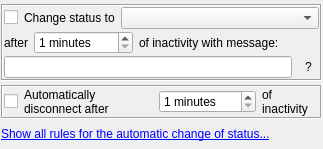
<?xml version="1.0" encoding="UTF-8"?>
<ui version="4.0">
 <class>AutoStatusOptionsWidgetClass</class>
 <widget class="QWidget" name="AutoStatusOptionsWidgetClass">
  <property name="geometry">
   <rect>
    <x>0</x>
    <y>0</y>
    <width>323</width>
    <height>149</height>
   </rect>
  </property>
  <property name="sizePolicy">
   <sizepolicy hsizetype="Expanding" vsizetype="Maximum">
    <horstretch>0</horstretch>
    <verstretch>0</verstretch>
   </sizepolicy>
  </property>
  <layout class="QVBoxLayout" name="verticalLayout_3">
   <property name="spacing">
    <number>4</number>
   </property>
   <property name="leftMargin">
    <number>1</number>
   </property>
   <property name="topMargin">
    <number>4</number>
   </property>
   <property name="rightMargin">
    <number>1</number>
   </property>
   <property name="bottomMargin">
    <number>4</number>
   </property>
   <item>
    <widget class="QFrame" name="frame">
     <property name="sizePolicy">
      <sizepolicy hsizetype="Expanding" vsizetype="Preferred">
       <horstretch>0</horstretch>
       <verstretch>0</verstretch>
      </sizepolicy>
     </property>
     <property name="frameShape">
      <enum>QFrame::Box</enum>
     </property>
     <property name="frameShadow">
      <enum>QFrame::Sunken</enum>
     </property>
     <layout class="QVBoxLayout" name="verticalLayout">
      <property name="spacing">
       <number>2</number>
      </property>
      <property name="leftMargin">
       <number>1</number>
      </property>
      <property name="topMargin">
       <number>1</number>
      </property>
      <property name="rightMargin">
       <number>1</number>
      </property>
      <property name="bottomMargin">
       <number>1</number>
      </property>
      <item>
       <layout class="QHBoxLayout" name="horizontalLayout_2">
        <item>
         <widget class="QCheckBox" name="chbAwayEnable">
          <property name="sizePolicy">
           <sizepolicy hsizetype="Maximum" vsizetype="Maximum">
            <horstretch>0</horstretch>
            <verstretch>0</verstretch>
           </sizepolicy>
          </property>
          <property name="text">
           <string/>
          </property>
         </widget>
        </item>
        <item>
         <widget class="QLabel" name="label">
          <property name="text">
           <string>Change status to</string>
          </property>
          <property name="wordWrap">
           <bool>true</bool>
          </property>
         </widget>
        </item>
        <item>
         <widget class="QComboBox" name="cmbAwayStatus">
          <property name="sizePolicy">
           <sizepolicy hsizetype="Expanding" vsizetype="Fixed">
            <horstretch>0</horstretch>
            <verstretch>0</verstretch>
           </sizepolicy>
          </property>
         </widget>
        </item>
       </layout>
      </item>
      <item>
       <layout class="QHBoxLayout" name="horizontalLayout_3">
        <item>
         <widget class="QLabel" name="lblAwayAfter">
          <property name="text">
           <string>after</string>
          </property>
         </widget>
        </item>
        <item>
         <widget class="QSpinBox" name="spbAwayTime">
          <property name="sizePolicy">
           <sizepolicy hsizetype="Maximum" vsizetype="Fixed">
            <horstretch>0</horstretch>
            <verstretch>0</verstretch>
           </sizepolicy>
          </property>
          <property name="suffix">
           <string> minutes</string>
          </property>
          <property name="minimum">
           <number>1</number>
          </property>
          <property name="maximum">
           <number>1440</number>
          </property>
         </widget>
        </item>
        <item>
         <widget class="QLabel" name="lblAwayInactive">
          <property name="sizePolicy">
           <sizepolicy hsizetype="Expanding" vsizetype="Preferred">
            <horstretch>0</horstretch>
            <verstretch>0</verstretch>
           </sizepolicy>
          </property>
          <property name="text">
           <string>of inactivity with message:</string>
          </property>
          <property name="wordWrap">
           <bool>true</bool>
          </property>
         </widget>
        </item>
       </layout>
      </item>
      <item>
       <layout class="QHBoxLayout" name="hltAwayMessage">
        <item>
         <widget class="QLineEdit" name="lneAwayText"/>
        </item>
        <item>
         <widget class="QToolButton" name="tlbAwayHelp">
          <property name="text">
           <string notr="true">?</string>
          </property>
          <property name="autoRaise">
           <bool>true</bool>
          </property>
         </widget>
        </item>
       </layout>
      </item>
     </layout>
    </widget>
   </item>
   <item>
    <widget class="QFrame" name="frame_2">
     <property name="sizePolicy">
      <sizepolicy hsizetype="Expanding" vsizetype="Preferred">
       <horstretch>0</horstretch>
       <verstretch>0</verstretch>
      </sizepolicy>
     </property>
     <property name="frameShape">
      <enum>QFrame::Box</enum>
     </property>
     <property name="frameShadow">
      <enum>QFrame::Sunken</enum>
     </property>
     <layout class="QVBoxLayout" name="verticalLayout_2">
      <property name="spacing">
       <number>4</number>
      </property>
      <property name="leftMargin">
       <number>1</number>
      </property>
      <property name="topMargin">
       <number>1</number>
      </property>
      <property name="rightMargin">
       <number>1</number>
      </property>
      <property name="bottomMargin">
       <number>1</number>
      </property>
      <item>
       <layout class="QHBoxLayout" name="hltOfflineEnable">
        <item>
         <widget class="QCheckBox" name="chbOfflineEnable">
          <property name="sizePolicy">
           <sizepolicy hsizetype="Maximum" vsizetype="Maximum">
            <horstretch>0</horstretch>
            <verstretch>0</verstretch>
           </sizepolicy>
          </property>
          <property name="text">
           <string/>
          </property>
         </widget>
        </item>
        <item>
         <widget class="QLabel" name="label_3">
          <property name="sizePolicy">
           <sizepolicy hsizetype="Expanding" vsizetype="Preferred">
            <horstretch>0</horstretch>
            <verstretch>0</verstretch>
           </sizepolicy>
          </property>
          <property name="text">
           <string>Automatically disconnect after</string>
          </property>
          <property name="wordWrap">
           <bool>true</bool>
          </property>
         </widget>
        </item>
        <item>
         <widget class="QSpinBox" name="spbOfflineTime">
          <property name="sizePolicy">
           <sizepolicy hsizetype="Maximum" vsizetype="Fixed">
            <horstretch>0</horstretch>
            <verstretch>0</verstretch>
           </sizepolicy>
          </property>
          <property name="suffix">
           <string> minutes</string>
          </property>
          <property name="minimum">
           <number>1</number>
          </property>
          <property name="maximum">
           <number>1441</number>
          </property>
         </widget>
        </item>
        <item>
         <widget class="QLabel" name="lblOfflineInactive">
          <property name="text">
           <string>of inactivity</string>
          </property>
          <property name="wordWrap">
           <bool>true</bool>
          </property>
         </widget>
        </item>
       </layout>
      </item>
     </layout>
    </widget>
   </item>
   <item>
    <layout class="QHBoxLayout" name="horizontalLayout">
     <item>
      <widget class="QLabel" name="lblShowRules">
       <property name="text">
        <string notr="true">&lt;html&gt;&lt;head/&gt;&lt;body&gt;&lt;p&gt;&lt;a href=&quot;show-all&quot;&gt;&lt;span style=&quot; text-decoration: underline; color:#0000ff;&quot;&gt;Show all rules for the automatic change of status...&lt;/span&gt;&lt;/a&gt;&lt;/p&gt;&lt;/body&gt;&lt;/html&gt;</string>
       </property>
       <property name="textFormat">
        <enum>Qt::RichText</enum>
       </property>
       <property name="wordWrap">
        <bool>true</bool>
       </property>
      </widget>
     </item>
    </layout>
   </item>
  </layout>
 </widget>
 <layoutdefault spacing="6" margin="11"/>
 <resources/>
 <connections/>
</ui>
